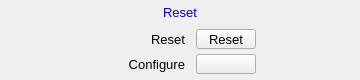
    <widget class="PyDMFrame" name="composite_1">
      <property name="geometry">
        <rect>
          <x>390</x>
          <y>590</y>
          <width>360</width>
          <height>80</height>
        </rect>
      </property>
      <widget class="PyDMDrawingRectangle" name="rectangle_9">
        <property name="geometry">
          <rect>
            <x>127</x>
            <y>2</y>
            <width>107</width>
            <height>21</height>
          </rect>
        </property>
        <property name="brush" stdset="0">
          <brush brushstyle="SolidPattern">
            <color alpha="255">
              <red>218</red>
              <green>218</green>
              <blue>218</blue>
            </color>
          </brush>
        </property>
        <property name="penStyle" stdset="0">
          <enum>Qt::SolidLine</enum>
        </property>
        <property name="penColor" stdset="0">
          <color>
            <red>218</red>
            <green>218</green>
            <blue>218</blue>
          </color>
        </property>
        <property name="penWidth" stdset="0">
          <double>0</double>
        </property>
        <property name="penCapStyle" stdset="0">
          <enum>Qt::FlatCap</enum>
        </property>
        <property name="toolTip">
          <string>rectangle_9</string>
        </property>
      </widget>
      <widget class="QLabel" name="text_47">
        <property name="geometry">
          <rect>
            <x>155</x>
            <y>2</y>
            <width>50</width>
            <height>20</height>
          </rect>
        </property>
        <property name="text">
          <string>Reset</string>
        </property>
        <property name="font" stdset="0">
          <font>
            <pointsize>10</pointsize>
          </font>
        </property>
        <property name="brush" stdset="0">
          <brush brushstyle="SolidPattern">
            <color alpha="255">
              <red>10</red>
              <green>0</green>
              <blue>184</blue>
            </color>
          </brush>
        </property>
        <property name="toolTip">
          <string>text_47</string>
        </property>
        <property name="alignment">
          <set>Qt::AlignCenter</set>
        </property>
        <property name="styleSheet">
          <string notr="true">QLabel#text_47 {
  color: rgb(10, 0, 184);
  }</string>
        </property>
      </widget>
      <widget class="QLabel" name="text_48">
        <property name="geometry">
          <rect>
            <x>135</x>
            <y>29</y>
            <width>50</width>
            <height>20</height>
          </rect>
        </property>
        <property name="text">
          <string>Reset</string>
        </property>
        <property name="font" stdset="0">
          <font>
            <pointsize>10</pointsize>
          </font>
        </property>
        <property name="brush" stdset="0">
          <brush brushstyle="SolidPattern">
            <color alpha="255">
              <red>0</red>
              <green>0</green>
              <blue>0</blue>
            </color>
          </brush>
        </property>
        <property name="toolTip">
          <string>text_48</string>
        </property>
        <property name="alignment">
          <set>Qt::AlignRight|Qt::AlignTrailing|Qt::AlignVCenter</set>
        </property>
        <property name="styleSheet">
          <string notr="true">QLabel#text_48 {
  color: rgb(0, 0, 0);
  }</string>
        </property>
      </widget>
      <widget class="PyDMDrawingRectangle" name="rectangle_10">
        <property name="geometry">
          <rect>
            <x>0</x>
            <y>0</y>
            <width>360</width>
            <height>80</height>
          </rect>
        </property>
        <property name="brush" stdset="0">
          <brush brushstyle="NoBrush">
            <color alpha="255">
              <red>0</red>
              <green>0</green>
              <blue>0</blue>
            </color>
          </brush>
        </property>
        <property name="penStyle" stdset="0">
          <enum>Qt::SolidLine</enum>
        </property>
        <property name="penColor" stdset="0">
          <color>
            <red>0</red>
            <green>0</green>
            <blue>0</blue>
          </color>
        </property>
        <property name="penWidth" stdset="0">
          <double>1</double>
        </property>
        <property name="penCapStyle" stdset="0">
          <enum>Qt::FlatCap</enum>
        </property>
        <property name="toolTip">
          <string>rectangle_10</string>
        </property>
      </widget>
      <widget class="PyDMRelatedDisplayButton" name="related_display_4">
        <property name="geometry">
          <rect>
            <x>196</x>
            <y>54</y>
            <width>60</width>
            <height>20</height>
          </rect>
        </property>
        <property name="showIcon" stdset="0">
          <bool>true</bool>
        </property>
        <property name="font" stdset="0">
          <font>
            <pointsize>10</pointsize>
          </font>
        </property>
        <property name="styleSheet">
          <string notr="true">PyDMRelatedDisplayButton#related_display_4 {
  color: rgb(0, 0, 0);
  background-color: rgb(115, 223, 255);
  }</string>
        </property>
        <property name="titles" stdset="0">
          <stringlist>
            <string>Reset</string>
            <string>Reset1</string>
            <string>Reset2</string>
          </stringlist>
        </property>
        <property name="filenames" stdset="0">
          <stringlist>
            <string>yySseq_full.ui</string>
            <string>yySseq_full.ui</string>
            <string>yySseq_full.ui</string>
          </stringlist>
        </property>
        <property name="macros" stdset="0">
          <stringlist>
            <string>P=${P},S=${R}Reset</string>
            <string>P=${P},S=${R}Reset1</string>
            <string>P=${P},S=${R}Reset2</string>
          </stringlist>
        </property>
        <property name="openInNewWindow" stdset="0">
          <bool>true</bool>
        </property>
      </widget>
      <widget class="QLabel" name="text_49">
        <property name="geometry">
          <rect>
            <x>95</x>
            <y>54</y>
            <width>90</width>
            <height>20</height>
          </rect>
        </property>
        <property name="text">
          <string>Configure</string>
        </property>
        <property name="font" stdset="0">
          <font>
            <pointsize>10</pointsize>
          </font>
        </property>
        <property name="brush" stdset="0">
          <brush brushstyle="SolidPattern">
            <color alpha="255">
              <red>0</red>
              <green>0</green>
              <blue>0</blue>
            </color>
          </brush>
        </property>
        <property name="toolTip">
          <string>text_49</string>
        </property>
        <property name="alignment">
          <set>Qt::AlignRight|Qt::AlignTrailing|Qt::AlignVCenter</set>
        </property>
        <property name="styleSheet">
          <string notr="true">QLabel#text_49 {
  color: rgb(0, 0, 0);
  }</string>
        </property>
      </widget>
      <widget class="PyDMPushButton" name="message_button">
        <property name="geometry">
          <rect>
            <x>196</x>
            <y>29</y>
            <width>60</width>
            <height>20</height>
          </rect>
        </property>
        <property name="text">
          <string>Reset</string>
        </property>
        <property name="font" stdset="0">
          <font>
            <pointsize>10</pointsize>
          </font>
        </property>
        <property name="toolTip">
          <string>${prefix}Reset.PROC</string>
        </property>
        <property name="channel" stdset="0">
          <string>ca://${prefix}Reset.PROC</string>
        </property>
        <property name="pressValue" stdset="0">
          <string>1</string>
        </property>
        <property name="styleSheet">
          <string notr="true">PyDMPushButton#message_button {
  color: rgb(0, 0, 0);
  background-color: rgb(115, 223, 255);
  }</string>
        </property>
      </widget>
    </widget>
